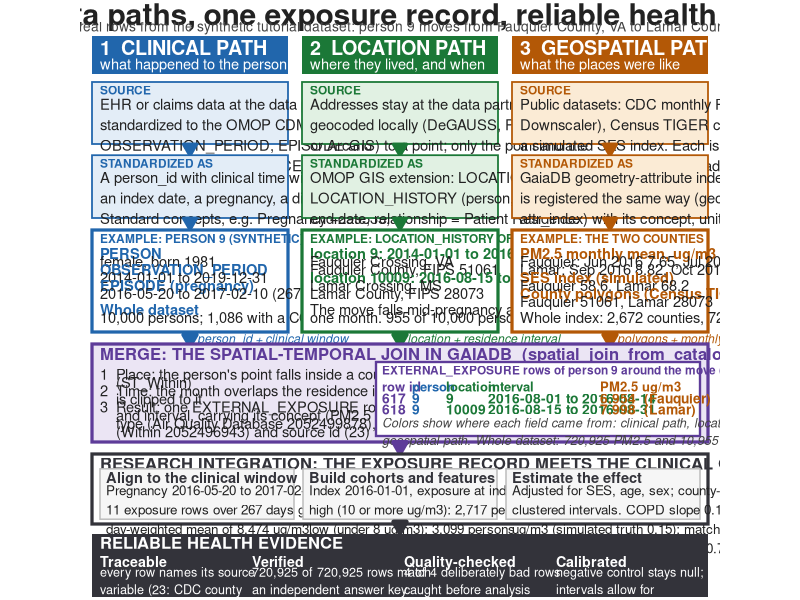
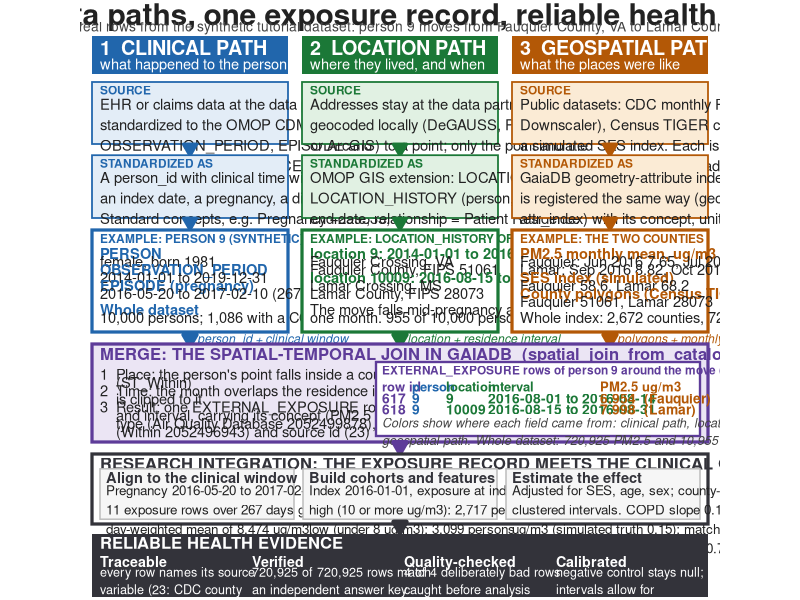

The R script that drew these images, in order:
suppressPackageStartupMessages({ library(ggplot2); library(grid) })
args <- commandArgs(trailingOnly = TRUE); out <- if (length(args)) args[1] else "."; dpi <- if (length(args) > 1) as.numeric(args[2]) else 200
fam <- "Helvetica"; W <- 160; H <- 150
pal <- list(clin = c("#2166ac", "#e3edf7"), loc = c("#1b7837", "#e1f1e3"), geo = c("#b35806", "#fbebd5"), merge = c("#5e3c99", "#ebe5f4"), ev = c("#33333a", "#efefef"))
g <- ggplot() + coord_fixed(xlim = c(0, W), ylim = c(0, H), expand = FALSE) + theme_void() + theme(plot.background = element_rect(fill = "white", colour = NA))
box <- function(g, x0, y0, x1, y1, fill, col = NA, lwd = 0.5) g + annotate("rect", xmin = x0, xmax = x1, ymin = y0, ymax = y1, fill = fill, colour = col, linewidth = lwd)
txt <- function(g, x, y, label, size = 3.8, face = "plain", col = "#222222", hjust = 0, vjust = 1, lineheight = 1.15)
  g + annotate("text", x = x, y = y, label = label, size = size, fontface = face, colour = col, hjust = hjust, vjust = vjust, family = fam, lineheight = lineheight)
arr <- function(g, x0, y0, x1, y1, col = "#555555", lwd = 1.2) g + annotate("segment", x = x0, y = y0, xend = x1, yend = y1, colour = col, linewidth = lwd, arrow = arrow(length = unit(3.2, "mm"), type = "closed"))
stack <- function(g, x, y, items, size = 3.7, step = 1.95, col = "#222222") {
  for (it in items) { if (nzchar(it[2])) g <- txt(g, x, y, it[2], size, if (it[1] == "b") "bold" else "plain", if (it[1] == "b") col else "#222222"); y <- y - step }
  g
}
cols <- list(clin = c(3, 52), loc = c(55.5, 104.5), geo = c(108, 157))
g <- txt(g, 80, 149.2, "Three data paths, one exposure record, reliable health evidence", 7.6, "bold", hjust = 0.5)
g <- txt(g, 80, 144.6, "Worked example with real rows from the synthetic tutorial dataset: person 9 moves from Fauquier County, VA to Lamar County, MS while pregnant", 3.5, "plain", "#444444", hjust = 0.5)

path <- function(g, key, num, title, sub, source, std, ex_title, ex) {
  x0 <- cols[[key]][1]; x1 <- cols[[key]][2]; col <- pal[[key]][1]; lt <- pal[[key]][2]; xm <- (x0 + x1) / 2
  g <- box(g, x0, 131.5, x1, 141, col)
  g <- txt(g, x0 + 2, 140, paste0(num, "  ", title), 5.0, "bold", "white"); g <- txt(g, x0 + 2, 135.4, sub, 3.7, "plain", "white")
  g <- box(g, x0, 114, x1, 129.5, lt, col, 0.6); g <- txt(g, x0 + 2, 128.6, "SOURCE", 3.0, "bold", col); g <- txt(g, x0 + 2, 125.3, source, 3.75)
  g <- arr(g, xm, 114, xm, 111.2, col)
  g <- box(g, x0, 95.5, x1, 111.2 - 0.0, lt, col, 0.6); g <- txt(g, x0 + 2, 110.3, "STANDARDIZED AS", 3.0, "bold", col); g <- txt(g, x0 + 2, 107, std, 3.75)
  g <- arr(g, xm, 95.5, xm, 92.7, col)
  g <- box(g, x0, 67, x1, 92.5, "white", col, 1.1); g <- txt(g, x0 + 2, 91.5, ex_title, 3.0, "bold", col)
  stack(g, x0 + 2, 88, ex, 3.7, 2.0, col)
}
g <- path(g, "clin", "1", "CLINICAL PATH", "what happened to the person",
  "EHR or claims data at the data partner,\nstandardized to the OMOP CDM: PERSON,\nOBSERVATION_PERIOD, EPISODE and\nCONDITION_OCCURRENCE",
  "A person_id with clinical time windows:\nan index date, a pregnancy, a diagnosis.\nStandard concepts, e.g. Pregnancy 4299535,\nCOPD 255573",
  "EXAMPLE: PERSON 9 (SYNTHETIC)",
  list(c("b", "PERSON"), c("p", "female, born 1981"), c("b", "OBSERVATION_PERIOD"), c("p", "2014-01-01 to 2019-12-31"), c("b", "EPISODE (pregnancy)"), c("p", "2016-05-20 to 2017-02-10 (267 days)"), c("p", ""), c("b", "Whole dataset"), c("p", "10,000 persons; 1,086 with a COPD diagnosis")))
g <- path(g, "loc", "2", "LOCATION PATH", "where they lived, and when",
  "Addresses stay at the data partner. They are\ngeocoded locally (DeGAUSS, PostGIS, Nominatim\nor ArcGIS) to a point; only the point and the\ndates are used downstream",
  "OMOP GIS extension: LOCATION (a point) and\nLOCATION_HISTORY (person, location, start and\nend date, relationship = Patient Residence\n2052496995)",
  "EXAMPLE: LOCATION_HISTORY OF PERSON 9",
  list(c("b", "location 9: 2014-01-01 to 2016-08-14"), c("p", "Fauquier Crossing, VA"), c("p", "Fauquier County, FIPS 51061"), c("b", "location 10009: 2016-08-15 to 2019-12-31"), c("p", "Lamar Crossing, MS"), c("p", "Lamar County, FIPS 28073"), c("p", ""), c("p", "The move falls mid-pregnancy and splits"), c("p", "one month. 955 of 10,000 persons move once.")))
g <- path(g, "geo", "3", "GEOSPATIAL PATH", "what the places were like",
  "Public datasets: CDC monthly PM2.5 (EPA\nDownscaler), Census TIGER county boundaries,\na simulated SES index. Each is described by a\ncatalog entry (JSON-LD metadata)",
  "GaiaDB geometry-attribute index: every source\nis registered the same way (geom_index,\nattr_index) with its concept, unit, period and\nsource id",
  "EXAMPLE: THE TWO COUNTIES",
  list(c("b", "PM2.5 monthly mean, ug/m3 (source id 23)"), c("p", "Fauquier: Jun 2016 7.65, Jul 2016 8.55"), c("p", "Lamar: Sep 2016 8.82, Oct 2016 10.30"), c("b", "SES index (simulated)"), c("p", "Fauquier 58.6, Lamar 68.2"), c("b", "County polygons (Census TIGER 2023)"), c("p", "Fauquier 51061, Lamar 28073"), c("p", ""), c("p", "Whole index: 2,672 counties, 72 months")))

mc <- pal$merge[1]; yo <- 6
lab <- c(clin = "person_id + clinical window", loc = "location + residence interval", geo = "polygons + monthly values")
for (k in c("clin", "loc", "geo")) { xm <- mean(cols[[k]]); g <- arr(g, xm, 67, xm, 63.6, pal[[k]][1], 1.6); g <- txt(g, xm + 1.8, 65.3, lab[[k]], 3.1, "italic", pal[[k]][1], vjust = 0.5) }

g <- box(g, 3, 33.5 + yo, 157, 58 + yo, pal$merge[2], mc, 1.1)
g <- txt(g, 5, 57 + yo, "MERGE: THE SPATIAL-TEMPORAL JOIN IN GAIADB  (spatial_join_from_catalog)", 4.2, "bold", mc)
g <- stack(g, 5, 51.8 + yo, list(c("p", "1  Place: the person's point falls inside a county polygon"), c("p", "    (ST_Within)"), c("p", "2  Time: the month overlaps the residence interval and"), c("p", "    is clipped to it"), c("p", "3  Result: one EXTERNAL_EXPOSURE row per person, location"), c("p", "    and interval, carrying its concept (PM2.5 2052499839),"), c("p", "    type (Air Quality Database 2052499878), relationship"), c("p", "    (Within 2052496943) and source id (23)")), 3.7, 2.05)
g <- box(g, 74, 35 + yo, 155, 53.5 + yo, "white", mc, 0.8)
g <- txt(g, 75.5, 52.6 + yo, "EXTERNAL_EXPOSURE rows of person 9 around the move (one month, two counties, two rows)", 3.0, "bold", mc)
tx <- c(75.5, 83, 91.5, 102, 130)
hdr <- c("row id", "person", "location", "interval", "PM2.5 ug/m3")
r1 <- c("617", "9", "9", "2016-08-01 to 2016-08-14", "6.954  (Fauquier)")
r2 <- c("618", "9", "10009", "2016-08-15 to 2016-08-31", "7.998  (Lamar)")
fc <- c(mc, pal$clin[1], pal$loc[1], pal$loc[1], pal$geo[1])
for (i in 1:5) { g <- txt(g, tx[i], 48.6 + yo, hdr[i], 3.3, "bold", fc[i]); g <- txt(g, tx[i], 45.6 + yo, r1[i], 3.5, "bold", fc[i]); g <- txt(g, tx[i], 42.9 + yo, r2[i], 3.5, "bold", fc[i]) }
g <- txt(g, 75.5, 39.6 + yo, "Colors show where each field came from: clinical path, location path,\ngeospatial path. Whole dataset: 720,925 PM2.5 and 10,955 SES rows.", 3.2, "italic", "#444444")
g <- arr(g, 80, 33.5 + yo, 80, 30.7 + yo, mc, 1.6)

g <- box(g, 3, 13 + yo, 157, 30.5 + yo, "white", "#33333a", 1.1)
g <- txt(g, 5, 29.6 + yo, "RESEARCH INTEGRATION: THE EXPOSURE RECORD MEETS THE CLINICAL QUESTION", 4.2, "bold", "#33333a")
sub <- list(
  list(x = 5, t = "Align to the clinical window", b = "Pregnancy 2016-05-20 to 2017-02-10:\n11 exposure rows over 267 days give a\nday-weighted mean of 8.474 ug/m3.\nThe naive row mean, 8.331, is wrong."),
  list(x = 55.75, t = "Build cohorts and features", b = "Index 2016-01-01, exposure at index:\nhigh (10 or more ug/m3): 2,717 persons\nlow (under 8 ug/m3): 3,099 persons\nCOPD 1,086; negative control CKD 1,384"),
  list(x = 106.5, t = "Estimate the effect", b = "Adjusted for SES, age, sex; county-\nclustered intervals. COPD slope 0.108 per\nug/m3 (simulated truth 0.15); matched hazard\nratio 1.26 (1.01-1.57); CKD 0.94 (0.77-1.15)"))
for (s in sub) { g <- box(g, s$x, 14.2 + yo, s$x + 48.5, 26.8 + yo, "#f6f6f6", "#bbbbbb", 0.5); g <- txt(g, s$x + 1.5, 26 + yo, s$t, 3.7, "bold", "#33333a"); g <- txt(g, s$x + 1.5, 22.7 + yo, s$b, 3.4, lineheight = 1.2) }
g <- arr(g, 80, 13 + yo, 80, 10.8 + yo, "#33333a", 1.6)

g <- box(g, 3, 0.8, 157, 10.5 + yo, pal$ev[1])
g <- txt(g, 5, 9.8 + yo, "RELIABLE HEALTH EVIDENCE", 4.2, "bold", "white")
ev <- list(c("Traceable", "every row names its source variable (23: CDC county PM2.5)"), c("Verified", "720,925 of 720,925 rows match an independent answer key"), c("Quality-checked", "4 of 4 deliberately bad rows caught before analysis"), c("Calibrated", "negative control stays null; intervals allow for clustering"))
for (i in seq_along(ev)) { x <- 5 + (i - 1) * 38; g <- txt(g, x, 11 , ev[[i]][1], 3.6, "bold", "white"); g <- txt(g, x, 8.3, paste(strwrap(ev[[i]][2], 30), collapse = "\n"), 3.2, "plain", "white", lineheight = 1.15) }
dir.create(out, showWarnings = FALSE, recursive = TRUE)
ggsave(file.path(out, "three_paths_workflow.png"), g, width = 16, height = 15, dpi = dpi, device = ragg::agg_png)
svglite::svglite(file.path(out, "three_paths_workflow.svg"), width = 16, height = 15); print(g); invisible(dev.off())
pdf(file.path(out, "three_paths_workflow.pdf"), width = 16, height = 15); print(g); invisible(dev.off())
